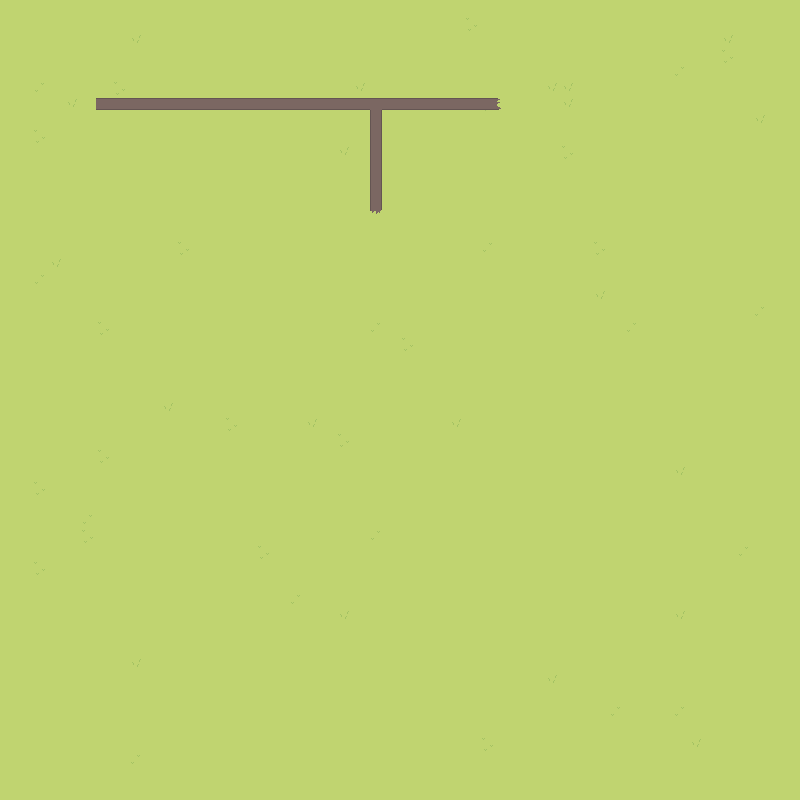

A 2D game scene composited from a Tiled map and its tileset images. What follows is a short description and the map's XML, with each tile layer's data collapsed to a summary:
An orthogonal 50x50 tile map with 16x16 px tiles, 2 tile layers (Grass, Paths), 3 tilesets and 4 objects.

<map version="1.9" tiledversion="1.9.2" orientation="orthogonal" renderorder="right-down" width="50" height="50" tilewidth="16" tileheight="16" infinite="0" nextlayerid="3" nextobjectid="1">
 <editorsettings>
  <export target="map.lua" format="lua" />
 </editorsettings>
 <tileset firstgid="1" name="TallGrass" tilewidth="16" tileheight="16" tilecount="48" columns="6">
  <image source="Tilesets/TallGrass.png" width="96" height="128" />
  <tile id="1">
   <objectgroup draworder="index" id="2">
    <object id="1" x="-0.0425306" y="0" width="16.034" height="5.95428" />
   </objectgroup>
  </tile>
  <tile id="6">
   <objectgroup draworder="index" id="2">
    <object id="1" x="5.99681" y="0" width="4.97608" height="15.949" />
   </objectgroup>
  </tile>
  <tile id="8">
   <objectgroup draworder="index" id="8">
    <object id="9" x="5.01861" y="-0.170122" width="4.97608" height="16.2041" />
   </objectgroup>
  </tile>
  <tile id="13">
   <objectgroup draworder="index" id="3">
    <object id="2" x="0.0425306" y="3.0622" width="15.9915" height="7.86816" />
   </objectgroup>
  </tile>
 </tileset>
 <tileset firstgid="49" name="Grass" tilewidth="16" tileheight="16" tilecount="77" columns="11">
  <image source="Tilesets/Grass.png" width="176" height="112" />
 </tileset>
 <tileset firstgid="126" name="Path" tilewidth="16" tileheight="16" tilecount="48" columns="6">
  <image source="Tilesets/Path.png" width="96" height="128" />
 </tileset>
 <layer id="1" name="Grass" width="50" height="50">
  <data>[2500 cells, 2500 non-empty, 4 distinct tile ids]</data>
 </layer>
 <layer id="2" name="Paths" width="50" height="50">
  <data>[2500 cells, 33 non-empty, 5 distinct tile ids]</data>
 </layer>
</map>
